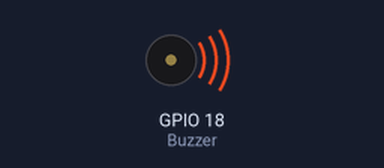
Simulated run of this program. Board: Raspberry Pi (BCM pin numbers). Shown: buzzer (waves = sounding). At 29.0 s the program stops and its outputs stay as they are.

Above: at 0.1 s.
Timing chart, 0 to 30.0 s (numbered marks = the images above):
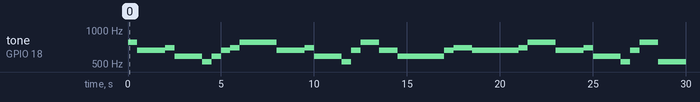

Measured:
- by itself, tone on GPIO 18 (Buzzer): plays 782 Hz for 0.50 s, 659 Hz for 1.5 s, 698 Hz for 0.50 s, 587 Hz for 1.5 s, 523 Hz for 0.50 s, 587 Hz for 0.50 s … (29 notes in this stretch)

The program:

buzzer_test.py
```python
#!/usr/bin/env python
#---------------------------------------------------
#
#	This is a program for Passive Buzzer Module
#		It will play simple songs.
#	You could try to make songs by youselves!
#
#		Passive buzzer 			   Pi
#			VCC ----------------- 3.3V
#			GND ------------------ GND
#			SIG ---------------- Pin 11
#
#---------------------------------------------------

import RPi.GPIO as GPIO
import time

Buzzer = 18

doremi = [523, 587, 659, 349 + 349, 391 + 391]

CL = [0, 131, 147, 165, 175, 196, 211, 248]		# Frequency of Low C notes

CM = [0, 262, 294, 330, 350, 393, 441, 495]		# Frequency of Middle C notes

CH = [0, 525, 589, 661, 700, 786, 882, 990]		# Frequency of High C notes

bee = [doremi[4], doremi[2], doremi[2], doremi[3], doremi[1], doremi[1], doremi[0], doremi[1], doremi[2], doremi[3], doremi[4], doremi[4], doremi[4],
       doremi[4], doremi[2], doremi[2], doremi[3], doremi[1], doremi[1], doremi[0], doremi[2], doremi[4], doremi[4], doremi[2], doremi[1], doremi[1],
       doremi[1], doremi[1], doremi[1], doremi[2], doremi[3], doremi[2], doremi[2], doremi[2], doremi[2], doremi[2], doremi[3], doremi[4], doremi[4],
       doremi[2], doremi[2], doremi[3], doremi[1], doremi[1], doremi[0], doremi[2], doremi[4], doremi[4], doremi[0]]

beat_1 = [1, 1, 2, 1, 1, 2, 1, 1, 1, 1, 1, 1, 1,
          1, 1, 2, 1, 1, 2, 1, 1, 1, 1, 2, 1, 1,
          1, 1, 1, 1, 2, 1, 1, 1, 1, 1, 1, 2, 1,
          1, 2, 1, 1, 2, 1, 1, 1, 1, 1]


song_1 = [	CM[3], CM[5], CM[6], CM[3], CM[2], CM[3], CM[5], CM[6], # Notes of song1
			CH[1], CM[6], CM[5], CM[1], CM[3], CM[2], CM[2], CM[3],
			CM[5], CM[2], CM[3], CM[3], CL[6], CL[6], CL[6], CM[1],
			CM[2], CM[3], CM[2], CL[7], CL[6], CM[1], CL[5]	]


song_2 = [	CM[1], CM[1], CM[1], CL[5], CM[3], CM[3], CM[3], CM[1], # Notes of song2
			CM[1], CM[3], CM[5], CM[5], CM[4], CM[3], CM[2], CM[2],
			CM[3], CM[4], CM[4], CM[3], CM[2], CM[3], CM[1], CM[1],
			CM[3], CM[2], CL[5], CL[7], CM[2], CM[1]	]

beat_2 = [	1, 1, 2, 2, 1, 1, 2, 2, 			# Beats of song 2, 1 means 1/8 beats
			1, 1, 2, 2, 1, 1, 3, 1,
			1, 2, 2, 1, 1, 2, 2, 1,
			1, 2, 2, 1, 1, 3 ]

def setup():
    GPIO.setwarnings(False)
    GPIO.setmode(GPIO.BCM)		# Numbers GPIOs by physical location
    GPIO.setup(Buzzer, GPIO.OUT)	# Set pins' mode is output
    global Buzz						# Assign a global variable to replace GPIO.PWM
    Buzz = GPIO.PWM(Buzzer, 440)	# 440 is initial frequency.
    Buzz.start(50)					# Start Buzzer pin with 50% duty ration

def loop():
	for i in range(len(bee)):
		Buzz.ChangeFrequency(bee[i])  # Change the frequency along the song note
		time.sleep(beat_1[i] * 0.5)  # delay a note for beat * 0.5s

def destory():
	Buzz.stop()					# Stop the buzzer
	GPIO.output(Buzzer, 1)		# Set Buzzer pin to High
	GPIO.cleanup()				# Release resource

if __name__ == '__main__':		# Program start from here
	setup()
	try:
		loop()
	except KeyboardInterrupt:  	# When 'Ctrl+C' is pressed, the child program destroy() will be  executed.
		destory()
```
